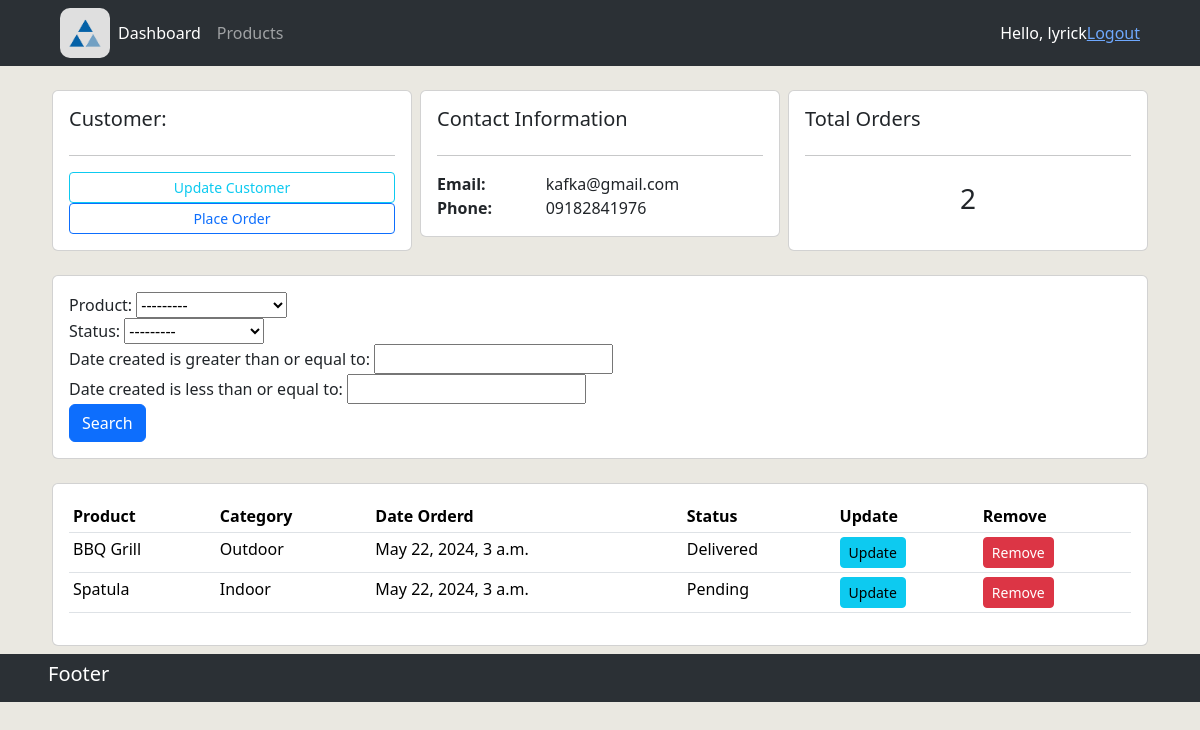
The page /customer/2 (signed in) on the database as committed earlier.
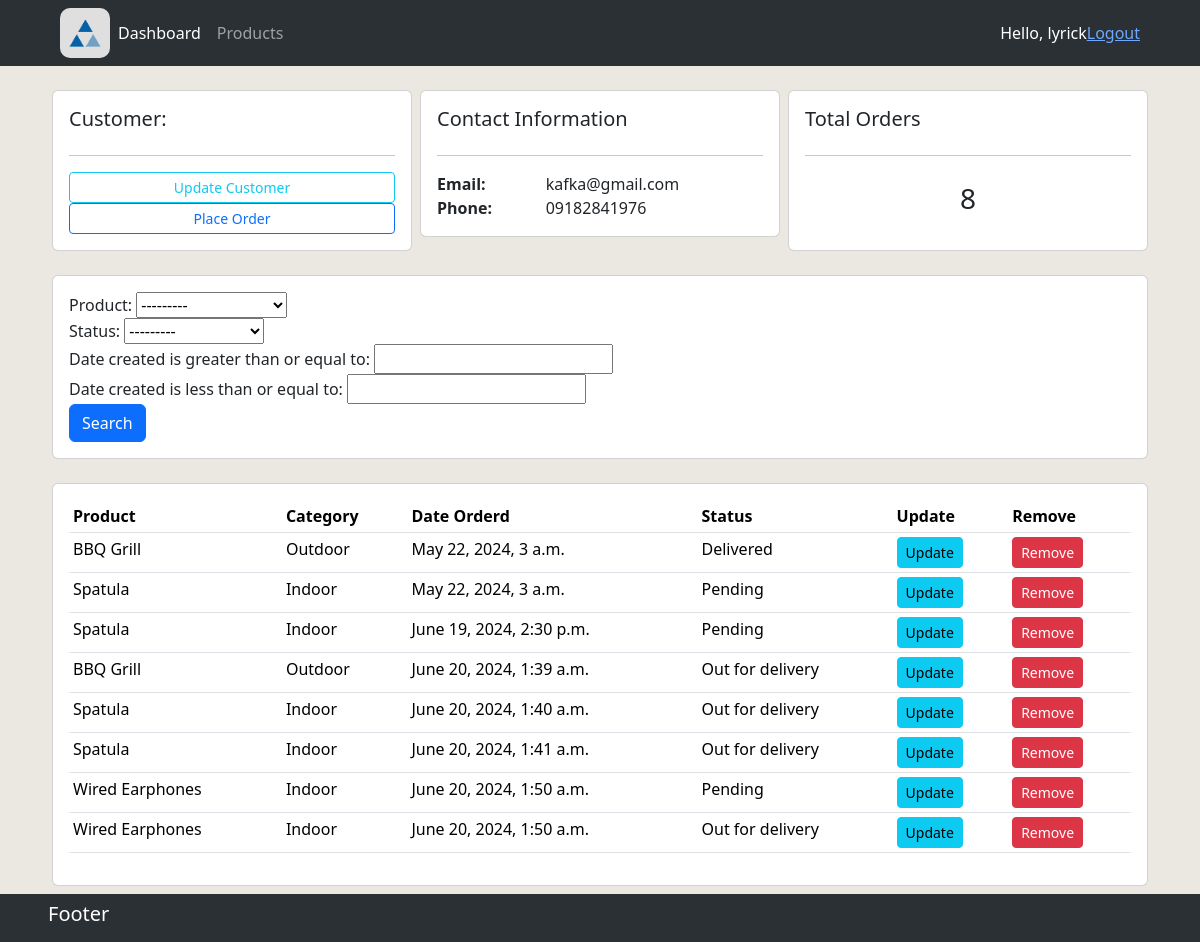
The same page on the database as committed later.
### accounts/models.py (models this page shows, shortened)
class Order(models.Model):
    customer = models.ForeignKey(Customer, null=True, on_delete=models.SET_NULL)
    product = models.ForeignKey(Product, null=True, on_delete=models.SET_NULL)
    date_created = models.DateTimeField(auto_now_add=True)
    STATUS = (
        ('Pending', 'Pending'),
        ('Out for delivery', 'Out for delivery'),
        ('Delivered', 'Delivered'),
    )
    status = models.CharField(max_length=200, null=True, choices=STATUS)

class Product(models.Model):
    name = models.CharField(max_length=200, null=True)
    price = models.FloatField(null=True)
    CATEGORY = (
        ('Indoor', 'Indoor'),
        ('Outdoor', 'Outdoor'),
    )
    category = models.CharField(max_length=200, null=True, choices=CATEGORY)
    description = models.CharField(max_length=200, null=True, blank=True)
    date_created = models.DateTimeField(auto_now_add=True)
    tags = models.ManyToManyField(Tag)
    def __str__(self):
        return self.name

### accounts/views.py (the view)
# urls.py: path('customer/<str:primary_key>', views.customer, name="customer"),
@login_required(login_url='login')
def customer(request, primary_key):
    customer = Customer.objects.get(id=primary_key)
    orders = customer.order_set.all()
    order_count = orders.count()
    myFilter = OrderFilter(request.GET, queryset=orders)
    orders = myFilter.qs
    context = {"customer": customer,
               "orders": orders,
               "order_count": order_count,
               'myFilter': myFilter}
    return render(request, 'accounts/customer.html', context)

### accounts/templates/accounts/customer.html
{% extends 'accounts/main.html' %}
{% block content %}
<br>
<div class="row px-5 gx-0">
    <div class="col-md px-1">
        <div class="card card-body">
            <h5>Customer:</h5>
            <hr>
            <a class="btn btn-outline-info  btn-sm btn-block" href="">Update Customer</a>
            <a class="btn btn-outline-primary  btn-sm btn-block" href="{% url 'create_order' customer.id %}">Place Order</a>
        </div>
    </div>
    <div class="col-md px-1">
        <div class="card card-body">
            <h5>Contact Information</h5>
            <hr>
            <div class="row gx-0">
                <div class="col-4 fw-bold">Email:</div>
                <div class="col-8 ">{{ customer.email }}</div>
                <div class="col-4 fw-bold">Phone:</div>
                <div class="col-8 ">{{ customer.phone }}</div>
            </div>
        </div>
    </div>
    <div class="col-md px-1">
        <div class="card card-body">
            <h5>Total Orders</h5>
            <hr>
            <h3 style="text-align: center;padding: 10px">{{ order_count }}</h3>
        </div>
    </div>
</div>
<br>
<div class="row px-5 gx-0">
    <div class="col px-1">
        <div class="card card-body">
            <form method="get">
                {{myFilter.form}}
                <button class="btn btn-primary" type="submit">Search</button>
            </form>
        </div>
    </div>
</div>
<br>
<div class="row px-5 gx-0">
    <div class="col-md px-1">
        <div class="card card-body">
            <table class="table table-sm">
                <tr>
                    <th>Product</th>
                    <th>Category</th>
                    <th>Date Orderd</th>
                    <th>Status</th>
                    <th>Update</th>
                    <th>Remove</th>
                </tr>
                {% for order in orders %}
                    <tr>
                        <td>{{ order.product }}</td>
                        <td>{{ order.product.category }}</td>
                        <td>{{ order.date_created }}</td>
                        <td>{{ order.status }}</td>
                        <td><a class="btn btn-sm btn-info" href="{% url 'update_order' order.id %}">Update</a></td>
                        <td><a class="btn btn-sm btn-danger" href="{% url 'delete_order' order.id %}">Remove</a></td>
                    </tr>
                {% endfor %}
            </table>
        </div>
    </div>
</div>
{% endblock %}

Rows that differ between the two databases and show on the page:
added Order: product "Spatula", product.category "Indoor", date_created "June 19, 2024, 2:30 p.m.", status "Pending"
added Order: product "BBQ Grill", product.category "Outdoor", date_created "June 20, 2024, 1:39 a.m.", status "Out for delivery"
added Order: product "Spatula", product.category "Indoor", date_created "June 20, 2024, 1:40 a.m.", status "Out for delivery"
added Order: product "Spatula", product.category "Indoor", date_created "June 20, 2024, 1:41 a.m.", status "Out for delivery"
added Order: product "Wired Earphones", product.category "Indoor", date_created "June 20, 2024, 1:50 a.m.", status "Pending"
added Order: product "Wired Earphones", product.category "Indoor", date_created "June 20, 2024, 1:50 a.m.", status "Out for delivery"
Other text that changed with them:
{{ order_count }}: "2" → "8"
